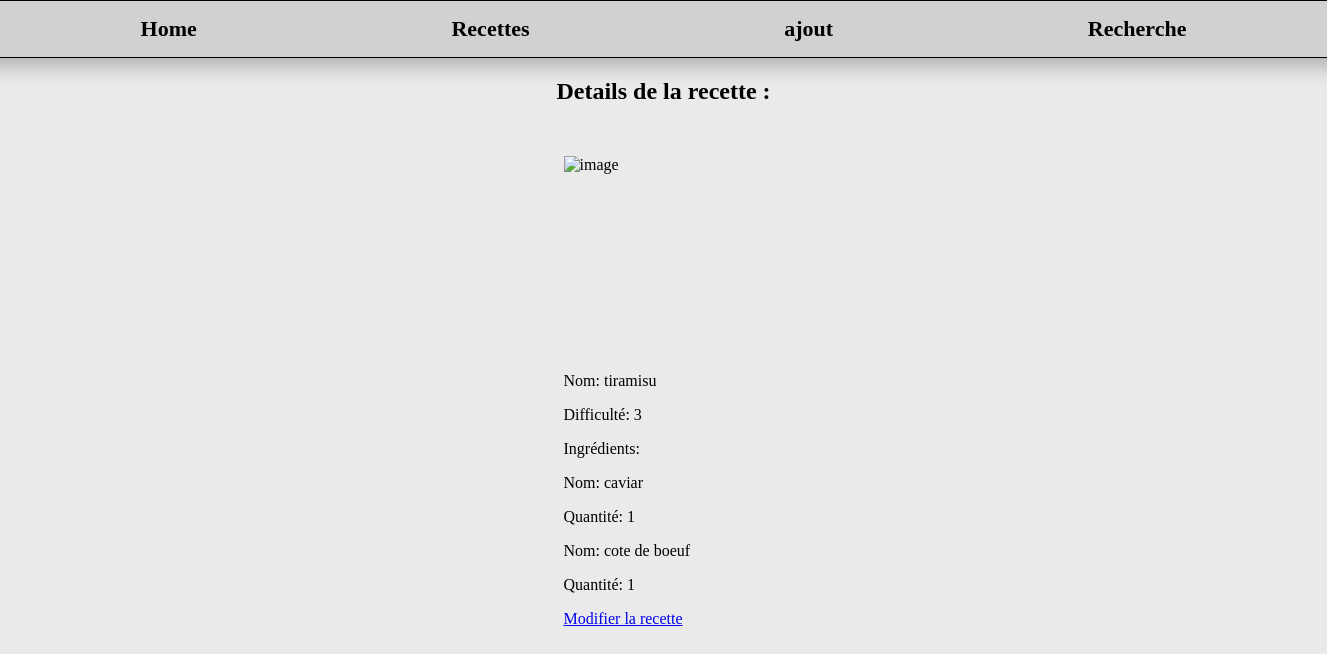
/src/component/detailsRecette.php?id=58, run on the app's committed database.
### tables this page shows
CREATE TABLE `recettes` (
  `id` int(11) NOT NULL AUTO_INCREMENT,
  `nom_recette` varchar(255) NOT NULL,
  `instruction` text NOT NULL,
  `temps_preparation` int(11) NOT NULL,
  `temps_cuisson` int(11) NOT NULL,
  `difficulte` int(11) NOT NULL,
  `categories_id` int(11) NOT NULL,
  PRIMARY KEY (`id`)
);

CREATE TABLE `recette_ingredients` (
  `id` int(11) NOT NULL AUTO_INCREMENT,
  `recette_id` int(11) NOT NULL,
  `ingredient_id` int(11) NOT NULL,
  `Quantite` int(11) NOT NULL,
  PRIMARY KEY (`id`)
);

CREATE TABLE `ingredients` (
  `ingredient_id` int(11) NOT NULL AUTO_INCREMENT,
  `nom_ingredient` varchar(255) DEFAULT NULL,
  `unite_mesure` varchar(50) DEFAULT NULL,
  PRIMARY KEY (`ingredient_id`)
);

### src/recette/RecetteDAO.php (called while the page is built, shortened)
<?php
require_once 'Recette.php';
class RecetteDAO{
    private $pdo;
    public function __construct($pdo){
        $this->pdo = $pdo;
    }
    public function getRecetteById($id){
        $stmt = $this->pdo->prepare("SELECT * FROM recettes WHERE id = :id");
        $stmt->execute(['id' => $id]);
        $result = $stmt->fetch(PDO::FETCH_ASSOC);
        $ingredients = $this->getIngredientsRecette($id);
        $ingredientIds = [];
        foreach ($ingredients as $ingredient) {
            $ingredientIds[] = $ingredient['id'];
        }
        $recette = new Recette(
            $result['id'],
            $result['nom_recette'],
            $result['instruction'],
            $result['temps_preparation'],
            $result['temps_cuisson'],
            $result['difficulte'],
            $result['categories_id'],
            $ingredientIds
        );
        return $recette;
    }
    public function getIngredientsRecette($id)
    {
        $stmt = $this->pdo->prepare("SELECT * FROM recette_ingredients WHERE recette_id = :id");
        $stmt->execute(['id' => $id]);
        $result = $stmt->fetchAll(PDO::FETCH_ASSOC);
        $ingredients = [];
        foreach ($result as $row) {
            $ingredient = ['id' => $row['ingredient_id'], 'quantite' => $row['Quantite'], 'recette_id'=> $row['recette_id']];
            array_push($ingredients, $ingredient);
        }
        return $ingredients;
    }
}
?>

### src/recette/Recette.php (called while the page is built, shortened)
<?php
class Recette{
    private $id;
    private $nom_recette;
    private $difficulte;
    private $categorie_id;
    public function __construct($id, $nom_recette, $instruction, $temps_preparation, $temps_cuisson, $difficulte, $categorie_id, $ingredients){
        $this->id = $id;
        $this->nom_recette = $nom_recette;
        $this->difficulte = $difficulte;
        $this->categorie_id = $categorie_id;
    }
    public function getId(){
        return $this->id;
    }
    public function getNomRecette(){
        return $this->nom_recette;
    }
    public function getDifficulte(){
        return $this->difficulte;
    }
    public function getCategorieId(){
        return $this->categorie_id;
    }
}
?>

### src/ingredient/IngredientDAO.php (called while the page is built, shortened)
<?php
require_once('Ingredient.php');
class IngredientDAO{
    private $db;
    public function __construct($db){
        $this->db = $db;
    }
    public function getIngredientsById($id){
        $sql = "SELECT * FROM ingredients WHERE ingredient_id = :id";
        $stmt = $this->db->prepare($sql);
        $stmt->bindParam(':id', $id);
        $stmt->execute();
        $result = $stmt->fetch(PDO::FETCH_ASSOC);
        $ingredient = new Ingredient($result['ingredient_id'], $result['nom_ingredient'], $result['unite_mesure']);
        return $ingredient;
    }
}
?>

### src/ingredient/Ingredient.php (called while the page is built, shortened)
<?php
class Ingredient{
    private $nom_ingredient;
    public function __construct($ingredient_id, $nom_ingredient, $unite_mesure){
        $this->nom_ingredient = $nom_ingredient;
    }
    public function getNomIngredient(){
        return $this->nom_ingredient;
    }
}
?>

### src/component/detailsRecette.php (the view, shortened to what this page needs)
<?php
require_once '../recette/RecetteDAO.php';
require_once '../ingredient/IngredientDAO.php';
global $bdd;
$recetteDAO = new RecetteDAO($bdd);
$ingredientDAO = new IngredientDAO($bdd);
function details($recetteDAO){
    if (isset($_GET['id'])) {
        $id = $_GET['id'];
        $id = intval($id);
        $recette = $recetteDAO->getRecetteById($id);
        return $recette;
    }
}
$recette = details($recetteDAO);
$ingredients = $recetteDAO->getIngredientsRecette($recette->getId());
function getImageForCategory($categoryId) {
    $categoryImages = array(
        2 => 'https://img.freepik.com/photos-gratuite/pates-penne-sauce-tomate-au-poulet-tomates-table-bois_2829-19744.jpg?size=626&ext=jpg&ga=GA1.1.1607612590.1695717085&semt=ais',
        3 => 'https://img.freepik.com/photos-gratuite/femme-mange-gateau-cacao-couches-creme-blanche-morceaux-chocolat_141793-2217.jpg?size=626&ext=jpg&ga=GA1.1.1607612590.1695717085&semt=ais',
        6 => 'https://img.freepik.com/photos-premium/antipasto-espagnol-classique-pintxos-tapas-aux-crevettes-camembert-saumon-jambon-dans-assiette-blanche-mise-au-point-selective_207126-4362.jpg?size=626&ext=jpg&ga=GA1.1.1607612590.1695717085&semt=ais',
        10 => 'https://img.freepik.com/photos-gratuite/serveur-met-pailles-plastique-dans-cocktail-sangria-dans-verre_140725-1476.jpg?size=626&ext=jpg&ga=GA1.1.1607612590.1695717085&semt=ais',
        12 => 'https://img.freepik.com/photos-gratuite/assiette-crevettes-garnie-epinards-farcis-pain-sauce-carottes-rapees_141793-2275.jpg?size=626&ext=jpg&ga=GA1.1.1607612590.1695717085&semt=ais',
    );
    return isset($categoryImages[$categoryId]) ? $categoryImages[$categoryId] : 'default_image.jpg';
}
?>
<!DOCTYPE html>
<html lang="fr">
<head>
    <link rel="stylesheet" href="../../Css/index.css">
</head>
<body>
<header>
        <a href="../../index.php">Home</a>
        <a href="displayRecette.php">Recettes</a>
        <a href="ajout.php">ajout</a>
        <a href="shearchBar.php">Recherche</a>
    </header>
    <?php if (!empty($recette)): ?>
        <h2>Details de la recette :</h2>
        <ul>
            <li>
                <?php
                    $imagePath = getImageForCategory($recette->getCategorieId());
                ?>
                <div class="shearch-image-recette"><img src="<?php echo $imagePath; ?>" alt="image"></div>
                <p>Nom: <?php echo $recette->getNomRecette(); ?></p>
                <p>Difficulté: <?php echo $recette->getDifficulte(); ?></p>
                <p>Ingrédients:</p>
                <ul>
                    <?php foreach ($ingredients as $ingredient): ?>
                        <?php
                        $id = $ingredient['id'];
                        $id = intval($id);
                        $getIngredient = $ingredientDAO->getIngredientsById($id);
                        ?>
                        <li>
                            <p>Nom: <?php echo $getIngredient->getNomIngredient(); ?></p>
                            <p>Quantité: <?php echo $ingredient['quantite']; ?></p>
                        </li>
                    <?php endforeach; ?>
                </ul>
                <a href="updateRecette.php?id=<?php echo $recette->getId(); ?>">Modifier la recette</a>
            </li>
        </ul>
    <?php else: ?>
        <p>Aucune recette trouvée.</p>
    <?php endif; ?>
</body>
</html>

### Css/index.css (style rules this page uses)
body { margin: 0; padding: 0; display: flex; flex-direction: column; justify-content: center; align-items: center; overflow-x: hidden; background-color: #eaeaea; }
header { border: 1px solid black; height: 3.5em; width: 98%; display: flex; justify-content: space-around; align-items: center; padding: 0 8em; box-shadow: 2px 4px 18px 5px rgba(0, 0, 0, 0.242); background-color: rgba(0, 0, 0, 0.104); }
header a { text-decoration: none; color: rgb(0, 0, 0); font-size: 22px; font-weight: bold; transition: all 0.5s ease-in-out; }
ul { list-style-type: none; padding: 0; }
.shearch-image-recette { width: 200px; height: 200px; overflow: hidden; position: relative; margin: 15px 0; }
.shearch-image-recette img { width: 100%; height: 100%; object-fit: cover; display: block; }

### data on the page
recettes: nom_recette "tiramisu", difficulte "3"
recette_ingredients: ingredient.nom_ingredient "caviar", Quantite "1"
recette_ingredients: ingredient.nom_ingredient "cote de boeuf", Quantite "1"
